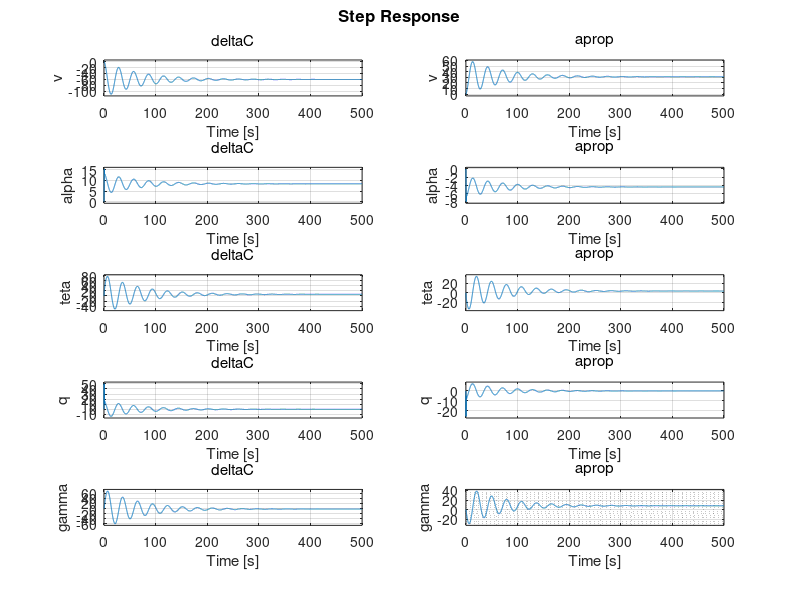
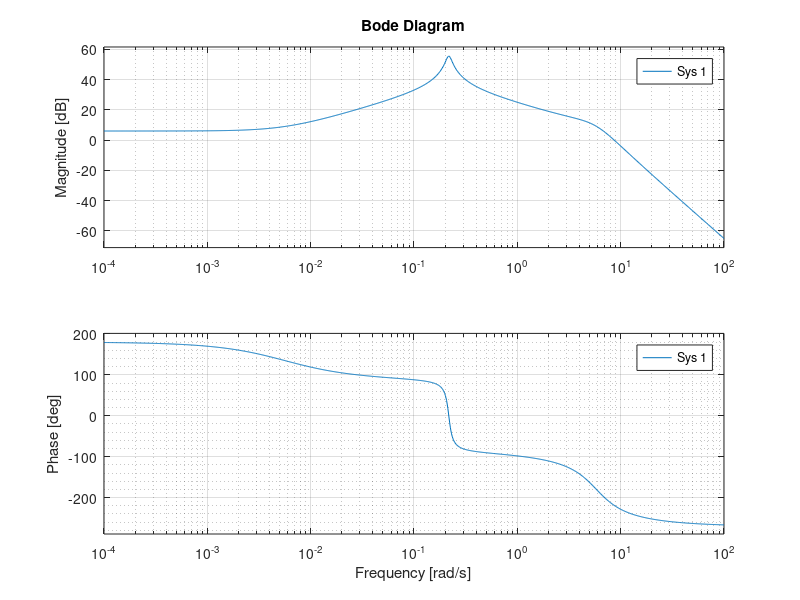

Here is the MATLAB script that generated these plots, in order: (Note: this script raises an error after producing the figures.)
clc
clear all
close all

A = [   -0.018223   -0.088571   -9.78   0;
        -0.003038   -1.2563     0       1;
        0           0           0       1;
        0.0617      -28.078     0       -4.5937];

B = [   0           1.1962;
        0           -0.0012;
        0           0;
        7.84        -4.05];

C = [   1           0           0       0;
        0           57.296      0       0;
        0           0           57.296  0;
        0           0           0       57.296;
        0           -57.296     57.296  0];

D = [   0           0;
        0           0;
        0           0;
        0           0;
        0           0];

states = {'v' 'alpha' 'teta' 'q'};
inputs = {'deltaC' 'aprop'};
outputs = {'v' 'alpha', 'teta', 'q', 'gamma'};

FTBO = ss(A,B,C,D,'statename',states,...
'inputname',inputs,...
'outputname',outputs);

G = tf([33.7002], [1 5.8402 33.702])
G2 = tf([0.0472], [ 1 0.0282 0.0472])
x = tf(FTBO)
step(FTBO)
grid minor
figure()
subplot(3,2,1)
bode(x(1,1))
grid minor

subplot(3,2,2)
bode(x(2,1))
grid minor

subplot(3,2,3)
bode(x(3,1))
grid minor

subplot(3,2,4)
bode(x(4,1))
grid minor

subplot(3,2,5)
bode(x(5,1))
grid minor

[num_tfva, den_tfva] = tfdata(x(1,2));
num_tfva = num_tfva{1};
den_tfva = den_tfva{1};
FTVA = tf(num_tfva, den_tfva);

%% Analyse des différents mode dynamique de l'avion
clc
close all
figure();

[R,P,K_res] = residue(num_tfva,den_tfva);

[zeros, poles, K] = tf2zp(num_tfva, den_tfva);
disp(["Valeur de TF pour la sortie v et l'entrée a: "])
x(1,2)
disp(["Valeur des poles pour le mode phugoide : ", poles(1)])
disp(["Valeur des poles pour le mode short-period : ", poles(3)])
disp(["Analyse du mode phugoide : "])
phi_phu = atan(imag(poles(3))/abs(real(poles(3))));
zeta_phu = cos(phi_phu);
R_phu = abs(poles(3));
wn_phu = R_phu;
wa_phu = wn_phu*(1-zeta_phu^2)^0.5;
Mp_phu = 100*exp(-pi/tan(phi_phu));
ts_phu = 4/(zeta_phu*wn_phu);

disp(["Valeur de phi : ", phi_phu]);
disp([ "Valeur de zeta : ", zeta_phu]);
disp([ "Valeur de R : ", R_phu]);
disp(["Valeur de wn : ", wn_phu]);
disp(["Valeur de wa :", wa_phu]);
disp([ "Valeur de Mp : " Mp_phu]);
disp([ "Temps de stabilisation (2%)", ts_phu]);

disp("Fonction de transfert de Phugoid: ")
G_phu_num = [R(3)+R(4) -R(3)*P(4)-R(4)*P(3)];
G_phu_den = [1 -P(3)-P(4) P(3)*P(4)];
G_phu = tf(G_phu_num, G_phu_den)

disp("Valeur théorique de matlab:")
damp(G_phu)
[y,t] = step(G_phu);
plot(t,y,'LineWidth',3)
xlabel('temps(s)', 'FontSize',20)
ylabel('Amplitude', 'FontSize',20)
ax = gca;
ax.FontSize = 15;  % Font Size of 15
title('Réponse échelon du mode dynamique phugoide', FontSize=25)
grid minor

figure();
disp(["Analyse du mode short-period : "])
phi_sp = atan(imag(poles(1))/abs(real(poles(1))));
zeta_sp = cos(phi_sp);
R_sp = abs(poles(1));
wn_sp = cos(phi_sp)*R_sp/zeta_sp;
wa_sp = wn_sp*(1-zeta_sp^2)^0.5;
Mp_sp = 100*exp(-pi/tan(phi_sp));
ts_sp = 4/(zeta_sp*wn_sp);
grid minor

disp(["Valeur de phi : ", phi_sp]);
disp([ "Valeur de zeta : ", zeta_sp]);
disp([ "Valeur de R : ", R_sp]);
disp(["Valeur de wn : ", wn_sp]);
disp(["Valeur de wa :", wa_sp]);
disp([ "Valeur de Mp : " Mp_sp]);
disp([ "Temps de stabilisation (2%)", ts_sp]);

disp("Fonction de transfert courte période: ")

G_sp_num = [R(1)+R(2) -R(1)*P(2)-R(2)*P(1)];
G_sp_den = [1 -P(1)-P(2) P(1)*P(2)];
G_sp = tf(G_sp_num, G_sp_den)

disp("Valeur théorique de matlab:")
damp(G_sp)
[y,t] = step(G_sp);
plot(t,y,'LineWidth',3)
xlabel('temps(s)', 'FontSize',20)
ylabel('Amplitude', 'FontSize',20)
ax = gca;
ax.FontSize = 15;  % Font Size of 15
title('Réponse échelon du mode dynamique à courte période', FontSize=25)
grid minor

%% Dessin du lieu des racine
close all
rlocusplot(x(1,2))

hm = findobj(gca, 'Type', 'Line');          % Handle To 'Line' Objects
hm(6).MarkerSize = 12;  
hm(7).MarkerSize = 12; 
hm(2).LineWidth = 2;
hm(3).LineWidth = 2;
hm(4).LineWidth = 2;
hm(5).LineWidth = 2;
title('Lieu des racines', FontSize=25)
xlabel('Axe reel', 'FontSize',20)
ylabel('Axe imaginaire','FontSize',20)
xlim([-4 0])

grid minor

n = size(poles);
n = n(1);
m = size(zeros);
m = m(1);
disp(["nombre de branche = ", n])
disp(["Nombre d'asymptote = ",n-m])
disp(["Direction des asymptotes = ", 180/(n-m)*(2*0+1)])
phi = (sum(real(poles)) - sum(real(zeros)))/(n-m)
disp(["Intersection sur l'axe des réels = ", phi])

ptA = zeros(1)
ptB = poles(1)
ptC = poles(3)
ptD = zeros(3)
ptE = poles(4)
ptF = poles(2)
ptG = zeros(2)
calc_angle_racine

disp(["Angle A = ", angle_A])
disp(["Angle B = ", angle_B])
disp(["Angle C = ", angle_C])
disp(["Voir règle 7 et 9 sur document papier"])
Kv = 1.0263;
disp(["Kv trouvé : ", Kv])
disp("Aucune intersection possible sur l'axe des imaginaire")

p = rlocus(x(1,2),1.0263);
hold on
plot(p, 'p', 'markerSize', 15)

% [Kv,POLES] = rlocfind(FTBO(1,2))

%% n1/d1 Conception de la boucle interne
close all
C1 = C(5, :); %Enlever C(1) car c'est une sortie qui ne sera pas utilisé
A1 = A - B(:,2)*Kv*C(1,:); 
B1 = B(:,1);
D1 = [0]'; %Une sortie seulement

states = {'v' 'alpha' 'teta' 'q'};
inputs = {'deltaC'};
outputs = {'gamma'};

boucle_int = ss(A1, B1, C1, D1,'statename',states,...
'inputname',inputs,...
'outputname',outputs);

figure()
bode(Kv*FTBO(1,2))

h = bodeplot(Kv*FTBO(1,2));
options = getoptions(h);
options.Title.String = 'Lieu de Bode';
options.XLabel.FontSize = 20;
options.YLabel.FontSize = 20;
options.Title.FontSize = 25;
setoptions(h,options);

[Gm,Pm,Wcg,Wcp] = margin(FTBO(1,2))
disp(["Gain margin:", Gm])
disp(["Phase margin:", Pm])
disp(["Wcg : ", Wcg])
disp(["Wcp : ", Wcp])
grid on



%% Pour méthode analytique
close all
[num, den] = tfdata(FTBO(1,2));
[R,P,K] = residue(num{1},den{1});
Coef = abs(R)./(abs(real(P)))
[num_red, den_red] = residue(R(3:4), P(3:4), K)
FTBO_red = tf(num_red, den_red)
disp(["Voir démarche pour nouveau Kv : ", 1.3])
disp("Fonction de transfert d'ordre 2 en boucle ouverte: ")
figure();
hold on
FTBO_red
grid on
rlocus(FTBO_red)
rlocus(x(1,2))

%% Analyse de A1 B1 C1 D1
figure();
hold on

C1 = C(5, :); %Enlever C(1) car c'est une sortie qui ne sera pas utilisé
% C1 = C([1,5], :);
A1 = A - B(:,2)*Kv*C(1,:); 
B1 = B(:,1);
D1 = [0]'; %Une sortie seulement

[num_1, den_1] = ss2tf(A1, B1, C1, D1);
TFBF_1 = tf(num_1,den_1);

C1_2 = C(5, :); %Enlever C(1) car c'est une sortie qui ne sera pas utilisé
A1_2 = A - B(:,2)*1.3*C(1,:); 
B1_2 = B(:,1);
D1_2 = [0]'; %Une sortie seulement

[num_2, den_2] = ss2tf(A1_2, B1_2, C1_2, D1_2);
TFBF_2 = tf(num_2,den_2);

rlocus(TFBF_1);
rlocus(TFBF_2);



%%
%Calcul simple pour déterminer kp: Prendre le point à
%-180 (fréquence) trouver le gain à cette fréquence (11dB), Trouver combien
%on doit diminuer la courbe pour avoir un GM de 6dB (-17dB ou -18dB).
%Déterminer ce gain et le multiplier à TFBF_1
close all
figure();
hold on
bode(TFBF_1)
margin(TFBF_1)
[Gm, Pm, wcg, wcp] = margin(TFBF_1)
Kp = 10^(((20*log10(Gm)-6))/20);
bode(Kp*TFBF_1)
margin(Kp*TFBF_1)
erreur = 1/(1+10^(5.34/20));
disp(["L'erreur est de : " , erreur])


%% Afficher la réponse à l'échelon
%L'erreur en régime permanent est la même et l'erreur n'est pas nul
figure()
TFBF_1_FB = feedback(Kp*TFBF_1,1)
step(TFBF_1_FB)
xlim([0 14])
disp(["L'erreur est de : " , 1-0.65])




%% PD, PI, PID
num_1_PD = Kp.*[1 1];
den_1_PD = [1];
num_1_PI = Kp.*[1 1];
den_1_PI = [1 0];
num_1_PID = Kp.*[1 1 1];
den_1_PID = [1 0 0];


tf_pd = tf(num_1_PD, den_1_PD);
tf_pi = tf(num_1_PI, den_1_PI);
tf_pid = tf(num_1_PID, den_1_PID);

TFBO_1_p = Kp*TFBF_1;
TFBO_1_pd = tf_pd*TFBF_1;
TFBO_1_pi = tf_pi*TFBF_1;
TFBO_1_pid = tf_pid*TFBF_1;

TFBF_2_p = feedback(TFBO_1_p, 1);
TFBF_2_pd = feedback(TFBO_1_pd, 1);
TFBF_2_pi = feedback(TFBO_1_pi, 1);
TFBF_2_pid = feedback(TFBO_1_pid, 1);

figure();
hold on
step(TFBF_2_p)
step(TFBF_2_pd)
step(TFBF_2_pi)
step(TFBF_2_pid)
legend('p', 'pd', 'pi', 'pid')


